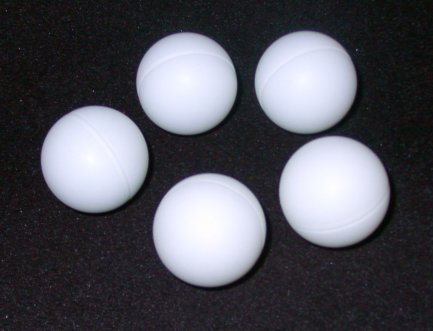
#> input picture balls.jpg, 433 x 331 px
$ python counts_balls.py
#> lines starting #> are read from the running program, lines starting #| are printed output that depends on the picture; after the words box and inside, x2 and y2 are one past the last pixel; in counts of white or black regions, pixels touching at a corner belong together
# import packages
import numpy as np
import cv2

# load image
img = cv2.imread("balls.jpg")
#> img is the input picture: shape (331, 433, 3); mean B, G, R 93.4, 85.2, 84.7

# blur and convert to grey scale
grey = cv2.cvtColor(img, cv2.COLOR_BGR2GRAY)
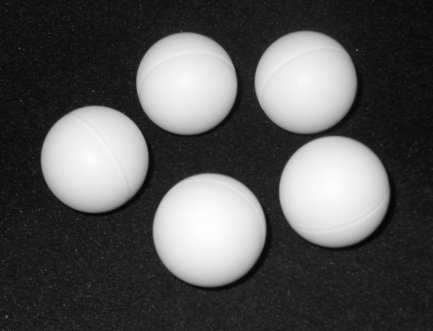
#> grey: shape (331, 433); min 3, max 254, mean 86
blur = cv2.GaussianBlur(grey, (11, 11), 0)
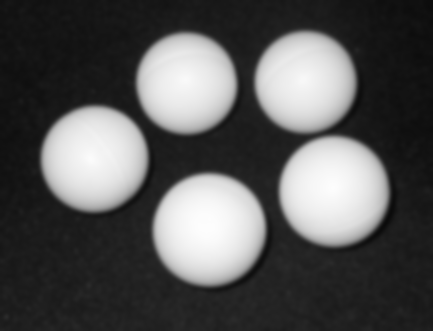
#> blur: shape (331, 433); min 11, max 253, mean 86

# canny edge detector
edges = cv2.Canny(blur, 30, 150)
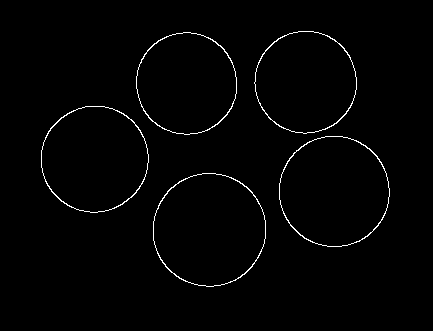
#> edges: shape (331, 433); 1.3% white in thin lines or dots, all inside (x1, y1, x2, y2) = (41, 31, 390, 287)

# locate edges
(cnts, _) = cv2.findContours(edges, cv2.RETR_EXTERNAL,
                cv2.CHAIN_APPROX_SIMPLE)
#> cnts = 5 contours; box (x1, y1, x2, y2) and area: (153, 173, 266, 287) 10000, (279, 136, 390, 247) 9561, (41, 106, 149, 213) 8919, (254, 31, 357, 134) 8130, (136, 32, 237, 135) 8034

# draw edges - drawing on img will over write the original
result = img.copy()
cv2.drawContours(result, cnts, -1, (0, 255, 0), 2)

# count the number of balls
print(len(cnts))
#| 5

# write how many balls there are
cv2.putText(result, str(len(cnts)) + " balls", (0, 70), cv2.FONT_HERSHEY_DUPLEX,
            1.5, (255, 0, 0))
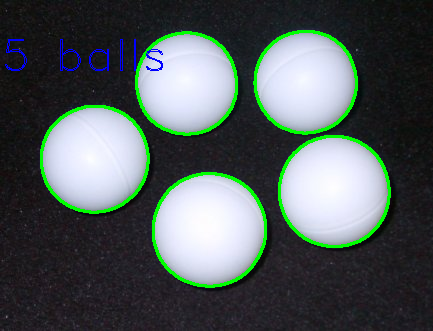
#> result: shape (331, 433, 3); mean B, G, R 89.7, 91.2, 80.5

# show everything
cv2.imshow("original", img)
cv2.imshow("blur", blur)
cv2.imshow("edges", edges)
cv2.imshow("Result", result)
cv2.waitKey(0)
